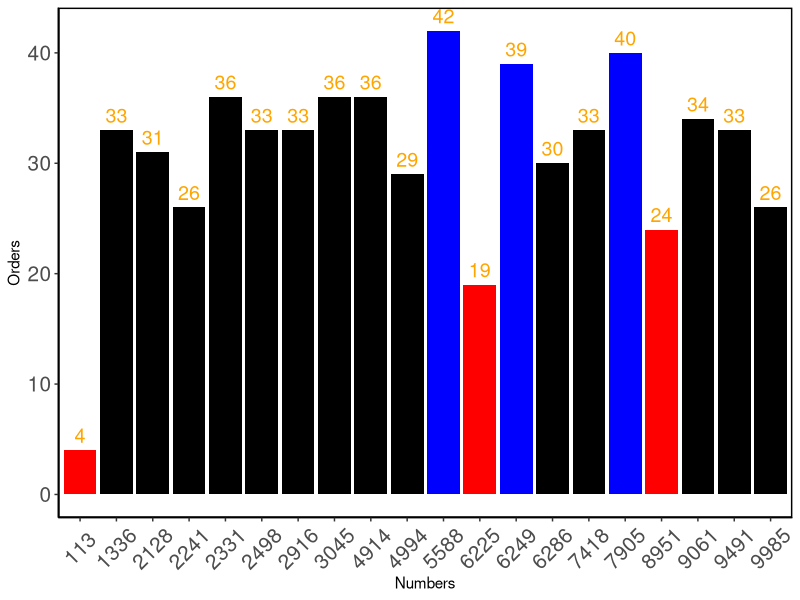

R code for this plot: (Note: this script raises an error after producing the figure.)
library(ggplot2)
library(reshape2)
library(ggthemes)


##create number

number<-floor(runif(20,1000,10000))
number[2]<-113 #give number for orlando

##create days frame

days_random<-rnorm(20,mean = 20,sd = 10)
days_random[2]<-1 #give day for orlando
days_7<-abs(floor(days_random ))
days_7

days_frame<-data.frame(number, days_7)

for (i in 1:6){
  days_frame[,ncol(days_frame)+1]<-days_frame[,2]-i
  names(days_frame)[ncol(days_frame)]<-paste0("day_",7-i)
}

days_frame[days_frame < 1]<- 0 #remove days less than 1
days_frame
col_names<-colnames(days_frame)

##create order means
orders_mean<-floor( (-19) + 54/(1 + exp((-days_frame+1)/4)))
orders_mean[,1]<-days_frame[,1]
orders_mean[orders_mean<5]<-0
orders_mean

##create order rnorm frame
orders_rnorm<-data.frame(number)

for(i in 1:7){
  orders_rnorm[,ncol(orders_rnorm)+1]<-floor(rnorm(20,orders_mean[,i+1],5))
}
colnames(orders_rnorm)<-colnames(days_frame)
orders_rnorm

for(x in 1:20){
  for(y in 1:8){
    if(days_frame[x,y] == 0){
      orders_rnorm[x,y]<-0
    }else{
      orders_rnorm[x,y]<-orders_rnorm[x,y]
    }
  }
  
} #remove the order for days less than 1
orders_rnorm


orders_rnorm[2,2]<-4 #give the order number for orlando
orders_rnorm


##create the order frame with days and orders
orders<-data.frame(number)
orders

for (i in 2:17){
  if (i %% 2 == 0){
    orders[,i]<-data.frame(days_frame[,i/2])
  }else{
    orders[,i]<-data.frame(orders_rnorm[,floor(i/2)])
  }
} 
orders<-orders[-c(2,3)] #remove extra number col


for (i in 1:15){
  if(i==1){
    names(orders)[i]<-'number'
  }else if(i%%2 ==0){
    names(orders)[i]<-paste0("day_",8-i/2)
  }else{
    names(orders)[i]<-paste0("orders_",8-floor(i/2))
  }
  
} #name the cols

orders

##create the plot for the chapter 2

plot_day_7<-data.frame(orders$number,orders$orders_7)
colnames(plot_day_7)<-c('number','orders')
#label the min and max and give the color factor
plot_day_7_ord<-plot_day_7
plot_day_7_ord
ord<-order(plot_day_7_ord$orders)
plot_day_7_ord<-plot_day_7_ord[ord,]
plot_day_7_ord
n<-3
min_num<-plot_day_7_ord$number[1:n]
min_num
max_num<-plot_day_7_ord$number[(21-n):20]
max_num

for (i in 1:20){
  if (plot_day_7[i,1] %in% min_num){
    plot_day_7[i,3]<- 'red'
  }else if(plot_day_7[i,1] %in% max_num){
    plot_day_7[i,3]<-'blue'
  }else{
    plot_day_7[i,3]<-'black'
  }
}

colnames(plot_day_7)[3]<-'color'
plot_day_7

#create the plot
ggplot(data = plot_day_7,mapping = aes(x=as.character(number), y = orders))+
  geom_bar(stat = 'identity', fill= plot_day_7$color)+
  labs(x="Numbers",y="Orders")+
  theme(panel.grid.major = element_blank(),
        panel.grid.minor = element_blank(),
        panel.background=element_rect(colour = "black",size = 1,fill = "white"),
        axis.line = element_line(color = "black"),
        axis.text.x = element_text(angle = 45, hjust = 0.5, vjust = 0.5, size = 15),
        axis.text.y = element_text( size = 15),
        legend.position = "none")+
  geom_text(mapping = aes(label = orders), size = 5, colour = 'orange', vjust =-0.5,hjust=0.5)

##create the plot for each delivery guys

orders_t<-as.data.frame(t(orders_rnorm))
colnames(orders_t)<-orders_t[1,]  
orders_t<-orders_t[-1,]
orders_t[,ncol(orders_t)+1]<-7:1
colnames(orders_t)[ncol(orders_t)]<-'days'

days_frame_t<-as.data.frame(t(days_frame))
colnames(days_frame_t)<-days_frame_t[1,]  
days_frame_t<-days_frame_t[-1,]


num_check<-4271 ##input the delivery guy 

a<-which(orders_rnorm$number == num_check)

dataframe_a<-data.frame(orders_t$days,orders_t[,a],days_frame_t[,a])
colnames(dataframe_a)<-c('days','orders','days_since_work')
overtime_rate<-rnorm(7,0.1,0.001)
dataframe_a<-cbind(dataframe_a,overtime_rate)
positive_feedback<- (1 - overtime_rate)*rnorm(1,0.8,0.0001)
positive_feedback

dataframe_a<-cbind(dataframe_a,positive_feedback)
dataframe_a$overtime_orders<-ceiling(dataframe_a$orders*dataframe_a$overtime_rate)
dataframe_a$positive_orders<-ceiling(dataframe_a$orders*dataframe_a$positive_feedback)

dataframe_a$other_orders<-dataframe_a$orders - dataframe_a$overtime_orders - dataframe_a$positive_orders

dataframe_a_orders<-data.frame(dataframe_a$days_since_work,dataframe_a$overtime_orders,dataframe_a$other_orders,dataframe_a$positive_orders)
colnames(dataframe_a_orders)<-c('days','overtime_orders',"other_orders","positive_orders")

plot_a<-melt(dataframe_a_orders,id.vars = 'days',variable.name =  'various',value.name="orders")
plot_a


ggplot()+
  geom_bar(data = plot_a,mapping = aes(x=days, y = orders,fill=factor(various)),stat = 'identity',position = 'stack')+
  labs(y="Orders" )+
  ggtitle(paste0("Orders taken by ",colnames(orders_t)[a]," in last 7 days"))+
  ylim(0,60)+
  scale_x_continuous('Days Since Joining',
                     breaks = seq(max(plot_a$days)-7,max(plot_a$days),1))+
  theme(panel.grid.major = element_blank(),
        panel.grid.minor = element_blank(),
        panel.background=element_rect(colour = "black",size = 1,fill = "white"),
        axis.line = element_line(color = "black"),
        axis.text.x = element_text( hjust = 0.5, vjust = 0.5,size = 15),
        axis.text.y = element_text( size = 15),
        plot.title = element_text(size = 15))+
  geom_text(data=dataframe_a,
              mapping = aes(x=days_since_work, y = orders,label = orders), size = 5, colour = 'black',vjust = -1)+
  geom_text(data=dataframe_a,
            mapping = aes(x=days_since_work, y = positive_orders,label = positive_orders), size = 5, colour = 'black',vjust = 1)+
geom_text(data=dataframe_a,
          mapping = aes(x=days_since_work, y = positive_orders + other_orders,label = other_orders), size = 5, colour = 'black', vjust = 0.5 )

# ggplot()+
#   geom_line(data = plot_a,aes(x=days, y = orders, colour = 'orders'),stat = 'identity')+
#   geom_line(data = plot_a,aes(x=days, y = (1-overtime_rate)*50, colour = 'overtime rate'),stat = 'identity')+
#   geom_line(data = plot_a,aes(x=days, y = positive_feedback*50, colour = 'positive feedback'),stat = 'identity')+
#   labs(y="Orders" )+
#   ggtitle(paste0("Orders taken by ",colnames(orders_t)[a]," in last 7 days"))+
#   scale_y_continuous('Orders', 
#                      breaks = seq(0,70,10),
#                      limits = c(0,55))+
#   scale_x_continuous('Days', 
#                      breaks = seq(1,7,1),
#                      trans = 'reverse')+
#   theme(panel.grid.major = element_blank(),
#         panel.grid.minor = element_blank(),
#         panel.background=element_rect(colour = "black",size = 1,fill = "white"),
#         axis.line = element_line(color = "black"),
#         axis.text.x = element_text( hjust = 0.5, vjust = 0.5,size = 15),
#         axis.text.y = element_text( size = 15),
#         plot.title = element_text(size = 15))+
#   geom_text(data= plot_a,mapping = aes(x=days, y = orders,label = orders), size = 5, colour = 'red',hjust=-0.5)

